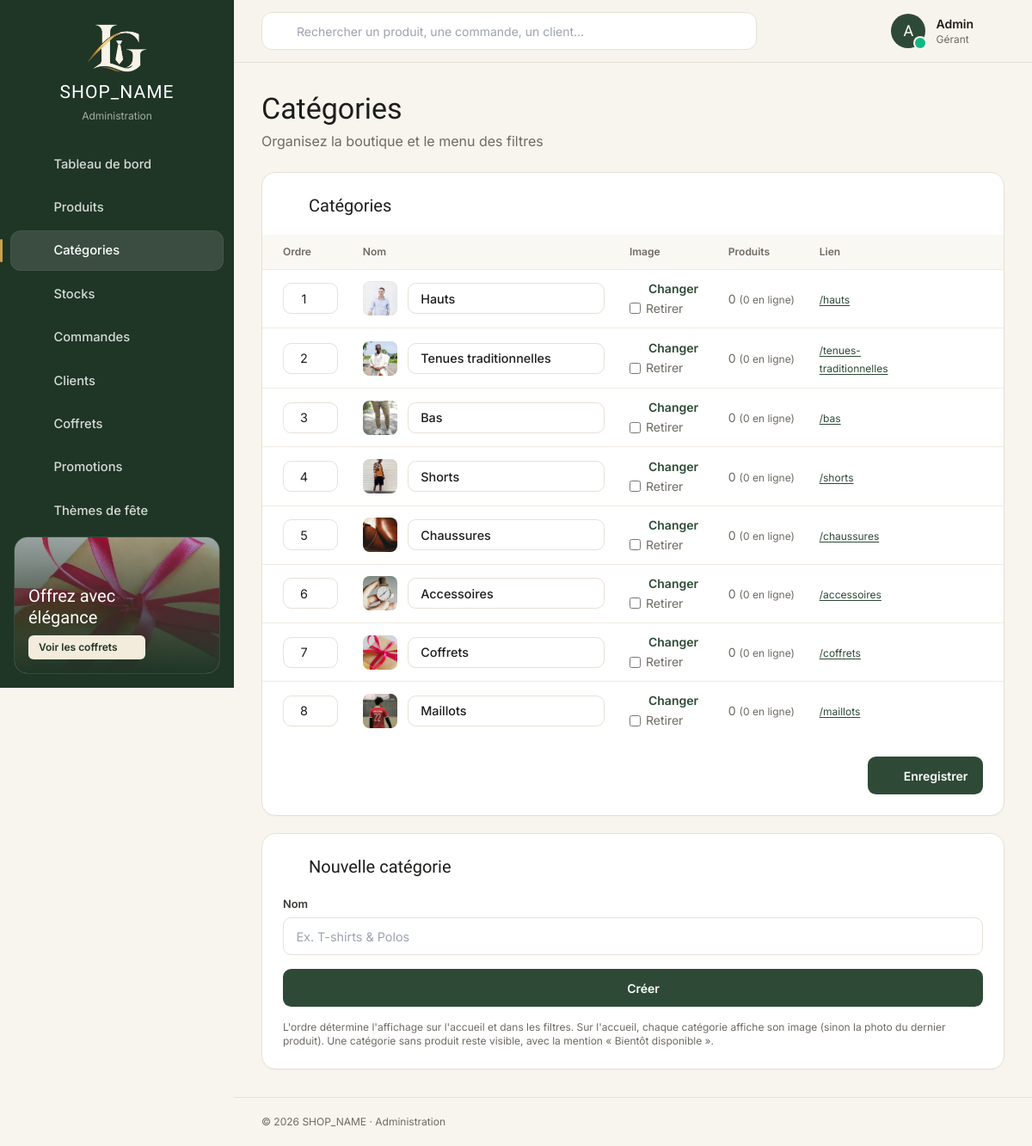
The app's page /admin/categories.php (signed in) with its own data.
### tables this page shows
CREATE TABLE IF NOT EXISTS categories (
  id INT UNSIGNED AUTO_INCREMENT PRIMARY KEY,
  name VARCHAR(100) NOT NULL,
  slug VARCHAR(120) NOT NULL UNIQUE,
  image VARCHAR(255) NULL,
  sort_order INT NOT NULL DEFAULT 0
);

### admin/auth.php (called while the page is built, shortened)
<?php
require_once dirname(__DIR__) . '/includes/bootstrap.php';
require_once dirname(__DIR__) . '/includes/helpers.php';
function admin_can_access(string $role, string $page): bool
{
    return $role === 'gerant' || in_array($page, ADMIN_PAGE_ACCESS[$role] ?? [], true);
}
function admin_home(string $role): string
{
    return $role === 'gerant' ? 'index.php' : (ADMIN_PAGE_ACCESS[$role][0] ?? 'parametres.php');
}
function admin_user(PDO $pdo): array
{
    static $user = null;
    if ($user !== null) return $user;
    $stmt = $pdo->prepare('SELECT id, email, role FROM admins WHERE id=? AND active=1');
    $stmt->execute([(int) ($_SESSION['admin_id'] ?? 0)]);
    $user = $stmt->fetch() ?: [];
    return $user;
}
(function (PDO $pdo): void {
    $role = (string) admin_user($pdo)['role'];
    $page = basename((string) ($_SERVER['SCRIPT_NAME'] ?? ''));
    if (admin_can_access($role, $page)) return;
})($pdo);

### includes/images.php (called while the page is built, shortened)
<?php
function image_normalize(?string $url): string
{
    $url = (string) $url;
    $pos = strpos($url, 'assets/');
    return $pos === false ? $url : url(substr($url, $pos));
}
function image_local_path(?string $url): ?string
{
    $url = image_normalize($url);
    $base = rtrim(BASE_URL, '/') . '/';
    return dirname(__DIR__) . '/' . substr(strtok($url, '?'), strlen($base));
}
function image_url(?string $url, int $width): string
{
    $url = image_normalize($url);
    $path = image_local_path($url);
    if ($path && str_ends_with($path, '.webp')) {
        foreach (IMAGE_WIDTHS as $w) {
            if ($w >= $width && is_file(substr($path, 0, -5) . "-$w.webp")) return substr($url, 0, -5) . "-$w.webp";
        }
    }
    return $url;
}

### admin/categories.php (the view, shortened to what this page needs)
<?php
require_once __DIR__ . '/auth.php';
require_once __DIR__ . '/ui.php';
$cats = $pdo->query("SELECT c.*, c.image cover, COUNT(p.id) total, SUM(p.active) online,
    (SELECT image FROM products x WHERE x.category_id=c.id AND x.image IS NOT NULL AND x.image<>'' ORDER BY x.created_at DESC LIMIT 1) product_image
    FROM categories c LEFT JOIN products p ON p.category_id=c.id WHERE c.slug<>'tous' GROUP BY c.id ORDER BY c.sort_order, c.name")->fetchAll();
$pageTitle = 'Catégories';
$pageSubtitle = 'Organisez la boutique et le menu des filtres';
require __DIR__ . '/layout.php';
?>
<div class="grid xl:grid-cols-[1fr_340px] gap-5 items-start">
  <?= card_open('Catégories', 'list') ?>
    <div class="overflow-x-auto -mx-5 sm:-mx-6">
      <table class="tbl w-full min-w-[620px]">
        <thead><tr><th class="!pl-5 sm:!pl-6">Ordre</th><th>Nom</th><th>Image</th><th>Produits</th><th>Lien</th><th class="!pr-5 sm:!pr-6"></th></tr></thead>
        <tbody>
          <?php foreach ($cats as $c): ?>
            <tr>
              <td class="!pl-5 sm:!pl-6 w-24"><input form="cats" type="number" name="cat[<?= (int) $c['id'] ?>][order]" value="<?= (int) $c['sort_order'] ?>" class="field !h-9 !w-16 text-center"></td>
              <td><div class="flex items-center gap-3"><?= product_thumb($c['cover'] ? url($c['cover']) : $c['product_image'], 'w-10 h-10') ?><input form="cats" name="cat[<?= (int) $c['id'] ?>][name]" value="<?= e($c['name']) ?>" class="field !h-9 max-w-[240px] font-medium"></div></td>
              <td class="text-xs">
                <label class="inline-flex items-center gap-1.5 cursor-pointer text-forest font-semibold"><?= icon('upload', 'w-4 h-4') ?> <?= $c['cover'] ? 'Changer' : 'Ajouter' ?></label>
                <?php if ($c['cover']): ?><label class="mt-1 flex items-center gap-1.5 text-muted"><input form="cats" type="checkbox" name="cat[<?= (int) $c['id'] ?>][remove_image]" value="1"> Retirer</label><?php endif; ?>
              </td>
              <td class="text-muted whitespace-nowrap"><?= (int) $c['total'] ?> <span class="text-xs">(<?= (int) $c['online'] ?> en ligne)</span></td>
              <td><a href="<?= e(url('boutique.php?cat[]=' . rawurlencode($c['slug']))) ?>" target="_blank" class="text-xs text-forest underline underline-offset-2">/<?= e($c['slug']) ?></a></td>
              <td class="!pr-5 sm:!pr-6 text-right"><form method="post"><?= csrf_field() ?><input type="hidden" name="form_action" value="delete"><input type="hidden" name="id" value="<?= (int) $c['id'] ?>"><button class="w-9 h-9 rounded-lg text-muted hover:text-terra hover:bg-terra/5 inline-flex items-center justify-center" data-confirm="Supprimer la catégorie « <?= e($c['name']) ?> » ? Ses <?= (int) $c['total'] ?> produits resteront en ligne, sans catégorie."><?= icon('trash', 'w-4 h-4') ?></button></form></td>
            </tr>
          <?php endforeach; ?>
        </tbody>
      </table>
    </div>
    <div class="mt-5 flex justify-end"><button form="cats" class="btn btn-primary"><?= icon('check', 'w-4 h-4') ?> Enregistrer</button></div>
  </section>
  <?= card_open('Nouvelle catégorie', 'plus') ?>
    <form method="post" class="space-y-4"><?= csrf_field() ?><input type="hidden" name="form_action" value="add">
      <label class="block"><span class="label">Nom</span><input name="name" required maxlength="100" class="field" placeholder="Ex. T-shirts & Polos"></label>
      <button class="btn btn-primary w-full"><?= icon('plus', 'w-4 h-4') ?> Créer</button>
      <p class="text-xs text-muted">L'ordre détermine l'affichage sur l'accueil et dans les filtres. Sur l'accueil, chaque catégorie affiche son image (sinon la photo du dernier produit). Une catégorie sans produit reste visible, avec la mention « Bientôt disponible ».</p>
    </form>
  </section>
</div>
<?php require __DIR__ . '/layout-end.php'; ?>

### admin/layout.php (shortened to what this page needs)
<?php
require_once __DIR__ . '/auth.php';
require_once __DIR__ . '/ui.php';
$me = admin_user($pdo);
$current = basename($_SERVER['SCRIPT_NAME'] ?? 'index.php');
$pendingOrders = (int) $pdo->query("SELECT COUNT(*) FROM orders WHERE status IN ('nouvelle','payee')")->fetchColumn();
$lowStock = (int) $pdo->query('SELECT COUNT(*) FROM variants v JOIN products p ON p.id=v.product_id WHERE p.active=1 AND v.stock<=2')->fetchColumn();
$nav = [
    ['index.php', 'Tableau de bord', 'home', null],
    ['produits.php', 'Produits', 'package', null],
    ['categories.php', 'Catégories', 'list', null],
    ['stock.php', 'Stocks', 'layers', $lowStock ?: null],
    ['commandes.php', 'Commandes', 'cart', $pendingOrders ?: null],
    ['clients.php', 'Clients', 'users', null],
    ['coffrets.php', 'Coffrets', 'gift', null],
    ['promotions.php', 'Promotions', 'tag', null],
    ['themes.php', 'Thèmes de fête', 'sparkle', null],
    ['livraison.php', 'Livraisons', 'truck', null],
    ['statistiques.php', 'Statistiques', 'chart', null],
    ['qrcode.php', 'QR codes', 'qr', null],
    ['parametres.php', 'Paramètres', 'settings', null],
];
if ($me['role'] === 'gerant') array_splice($nav, 11, 0, [['comptes.php', 'Comptes', 'user', null]]);
$nav = array_values(array_filter($nav, fn($item) => admin_can_access((string) $me['role'], $item[0])));
$home = admin_home((string) $me['role']);
$initials = strtoupper(substr($me['email'], 0, 1));
$sideImg = is_file(dirname(__DIR__) . '/assets/img/demo/coffret.webp') ? url('assets/img/demo/coffret-400.webp') : null;
?>
<!doctype html>
<html lang="fr">
<head>
  <link rel="stylesheet" href="<?= e(asset('assets/admin.css')) ?>">
</head>
<body class="bg-cream text-ink font-sans">
<div class="min-h-screen lg:flex">
  <aside id="sidebar" class="fixed inset-y-0 left-0 z-50 w-[272px] bg-sidebar text-white flex flex-col -translate-x-full lg:translate-x-0 transition-transform duration-300 lg:sticky lg:top-0 lg:h-screen shrink-0">
    <a href="<?= e($home) ?>" class="block px-6 pt-7 pb-6 text-center">
      <img src="<?= e(url('assets/img/brand/logo-mark-light.png')) ?>" alt="" class="h-14 w-auto mx-auto">
      <span class="block font-display text-[21px] tracking-[.05em] mt-2"><?= e(SHOP_NAME) ?></span>
      <span class="block text-[12px] text-white/60 mt-0.5">Administration</span>
    </a>
    <nav class="flex-1 overflow-y-auto sidebar-scroll px-3 pb-4 space-y-1" aria-label="Menu administration">
      <?php foreach ($nav as [$href, $label, $ic, $badge]): $active = $current === $href; ?>
        <a href="<?= e($href) ?>" class="nav-item <?= $active ? 'active' : '' ?>" <?= $active ? 'aria-current="page"' : '' ?>>
          <?= icon($ic, 'w-5 h-5 shrink-0') ?><span class="flex-1"><?= e($label) ?></span>
        </a>
      <?php endforeach; ?>
    </nav>
    <?php if (admin_can_access((string) $me['role'], 'coffrets.php')): ?>
    <div class="p-4">
      <a href="coffrets.php" class="relative block overflow-hidden rounded-2xl border border-white/10 h-40 group">
        <?php if ($sideImg): ?><img src="<?= e($sideImg) ?>" alt="" class="absolute inset-0 w-full h-full object-cover opacity-70 group-hover:scale-105 transition duration-700"><?php endif; ?>
        <span class="absolute inset-0 bg-gradient-to-t from-sidebar via-sidebar/60 to-transparent"></span>
        <span class="absolute left-4 right-4 bottom-4">
          <span class="block font-display text-xl leading-tight">Offrez avec<br>élégance</span>
          <span class="mt-2 inline-flex items-center gap-1.5 rounded-md bg-[#F3EBDB] text-sidebar text-xs font-semibold px-3 py-1.5">Voir les coffrets <?= icon('arrow-right', 'w-3.5 h-3.5') ?></span>
        </span>
      </a>
    </div>
    <?php endif; ?>
  </aside>
  <div class="flex-1 min-w-0 flex flex-col">
    <header class="sticky top-0 z-30 bg-cream/90 backdrop-blur border-b border-line">
      <div class="h-[72px] px-4 sm:px-6 lg:px-8 flex items-center gap-3 sm:gap-5">
        <form action="recherche.php" method="get" class="flex-1 max-w-xl relative">
          <span class="absolute left-3.5 top-1/2 -translate-y-1/2 text-muted"><?= icon('search', 'w-[18px] h-[18px]') ?></span>
          <input name="q" type="search" value="<?= e($current === 'recherche.php' ? ($_GET['q'] ?? '') : '') ?>" placeholder="Rechercher un produit, une commande, un client…" class="w-full h-11 pl-10 pr-4 rounded-xl border border-line bg-white text-sm outline-none focus:border-forest focus:ring-4 focus:ring-forest/10 transition">
        </form>
        <div class="ml-auto flex items-center gap-1 sm:gap-3">
          <details class="relative" data-dropdown>
            <summary class="relative w-11 h-11 rounded-full hover:bg-white flex items-center justify-center" aria-label="Notifications">
              <?= icon('bell', 'w-[22px] h-[22px]') ?>
            </summary>
          </details>
          <details class="relative" data-dropdown>
            <summary class="flex items-center gap-3 pl-1 pr-2 py-1 rounded-full hover:bg-white">
              <span class="relative w-10 h-10 rounded-full bg-forest text-white font-display text-lg flex items-center justify-center"><?= e($initials) ?><span class="absolute bottom-0 right-0 w-3 h-3 rounded-full bg-emerald-500 ring-2 ring-cream"></span></span>
              <span class="hidden sm:block leading-tight text-left"><span class="block text-sm font-semibold max-w-[150px] truncate"><?= e(ucfirst(explode('@', $me['email'])[0])) ?></span><span class="block text-xs text-muted"><?= e(ADMIN_ROLES[$me['role']] ?? $me['role']) ?></span></span>
              <?= icon('chevron-down', 'w-4 h-4 hidden sm:block') ?>
            </summary>
          </details>
        </div>
      </div>
    </header>
    <main class="flex-1 px-4 sm:px-6 lg:px-8 py-6 lg:py-8 fade-in">
      <?php if (!empty($pageTitle) && empty($hidePageHeader)): ?>
        <div class="flex flex-wrap items-end justify-between gap-4 mb-6">
          <div><h1 class="font-display text-3xl sm:text-[34px] leading-tight"><?= e($pageTitle) ?></h1><?php if (!empty($pageSubtitle)): ?><p class="mt-1 text-muted"><?= e($pageSubtitle) ?></p><?php endif; ?></div>
        </div>
      <?php endif; ?>

### includes/helpers.php (shortened to what this page needs)
<?php
function e(mixed $value): string
{
    return htmlspecialchars((string) $value, ENT_QUOTES, 'UTF-8');
}
function url(string $path = ''): string
{
    return rtrim(BASE_URL, '/') . '/' . ltrim($path, '/');
}
function asset(string $path): string
{
    $file = dirname(__DIR__) . '/' . ltrim($path, '/');
    return url($path) . (is_file($file) ? '?v=' . filemtime($file) : '');
}
function icon(string $name, string $class = 'w-5 h-5'): string
{
    if ($name === 'whatsapp') {
        return '<svg class="' . e($class) . '" viewBox="0 0 24 24" fill="currentColor" aria-hidden="true"><path d="M12 2a10 10 0 0 0-8.6 15.1L2 22l5-1.3A10 10 0 1 0 12 2zm0 18.2a8.2 8.2 0 0 1-4.2-1.1l-.3-.2-3 .8.8-2.9-.2-.3A8.2 8.2 0 1 1 12 20.2zm4.5-6.1c-.2-.1-1.5-.7-1.7-.8s-.4-.1-.6.1-.7.8-.8 1-.3.2-.5.1a6.7 6.7 0 0 1-3.3-2.9c-.3-.4.2-.4.7-1.4a.5.5 0 0 0 0-.4l-.8-1.8c-.2-.5-.4-.4-.6-.4h-.5a1 1 0 0 0-.7.3 3 3 0 0 0-.9 2.2 5.2 5.2 0 0 0 1.1 2.7 11.8 11.8 0 0 0 4.5 4c1.7.7 2.3.8 3.2.6a2.7 2.7 0 0 0 1.8-1.2 2.2 2.2 0 0 0 .1-1.3c0-.1-.2-.2-.5-.3z"/></svg>';
    }
    return '<svg class="' . e($class) . '" viewBox="0 0 24 24" fill="none" stroke="currentColor" stroke-width="1.6" stroke-linecap="round" stroke-linejoin="round" aria-hidden="true">' . ($paths[$name] ?? '') . '</svg>';
}
require_once __DIR__ . '/images.php';

### admin/ui.php (shortened to what this page needs)
<?php
function card_open(string $title = '', string $iconName = '', string $action = ''): string
{
    $head = $title !== '' ? '<div class="flex items-center justify-between gap-3 mb-5"><h2 class="font-display text-xl flex items-center gap-2.5">' . ($iconName ? '<span class="text-forest">' . icon($iconName, 'w-5 h-5') . '</span>' : '') . e($title) . '</h2>' . $action . '</div>' : '';
    return '<section class="bg-white rounded-2xl border border-line shadow-[0_1px_2px_rgba(0,0,0,.03)] p-5 sm:p-6">' . $head;
}
function product_thumb(?string $image, string $class = 'w-12 h-14'): string
{
    return '<span class="' . $class . ' rounded-lg overflow-hidden bg-[#EDE7DC] shrink-0 flex items-center justify-center">'
        . ($image ? '<img src="' . e(image_url($image, 400)) . '" alt="" class="w-full h-full object-cover" loading="lazy" decoding="async">' : '<img src="' . e(url('assets/img/brand/logo-mark.png')) . '" alt="" class="w-2/3 opacity-25">')
        . '</span>';
}

### admin/layout-end.php (shortened to what this page needs)
    </main>
    <footer class="px-4 sm:px-6 lg:px-8 py-5 text-xs text-muted border-t border-line">© <?= date('Y') ?> <?= e(SHOP_NAME) ?> · Administration</footer>
  </div>
</div>
</body>
</html>

### records on screen
categories: sort_order "1", shows a picture, name "Hauts", shows "Changer", total "0", online "0", slug "hauts"
categories: sort_order "2", shows a picture, name "Tenues traditionnelles", shows "Changer", total "0", online "0", slug "tenues-traditionnelles"
categories: sort_order "3", shows a picture, name "Bas", shows "Changer", total "0", online "0", slug "bas"
categories: sort_order "4", shows a picture, name "Shorts", shows "Changer", total "0", online "0", slug "shorts"
categories: sort_order "5", shows a picture, name "Chaussures", shows "Changer", total "0", online "0", slug "chaussures"
categories: sort_order "6", shows a picture, name "Accessoires", shows "Changer", total "0", online "0", slug "accessoires"
categories: sort_order "7", shows a picture, name "Coffrets", shows "Changer", total "0", online "0", slug "coffrets"
categories: sort_order "8", shows a picture, name "Maillots", shows "Changer", total "0", online "0", slug "maillots"

### other values on screen
SHOP_NAME "SHOP_NAME"
$label "Tableau de bord"
$label "Produits"
$label "Catégories"
$label "Stocks"
$label "Commandes"
$label "Clients"
$label "Coffrets"
$label "Promotions"
$label "Thèmes de fête"
$initials "A"
explode('@', $me['email'])[0] "Admin"
ADMIN_ROLES[$me['role']] "Gérant"
$pageTitle "Catégories"
$pageSubtitle "Organisez la boutique et le menu des filtres"
